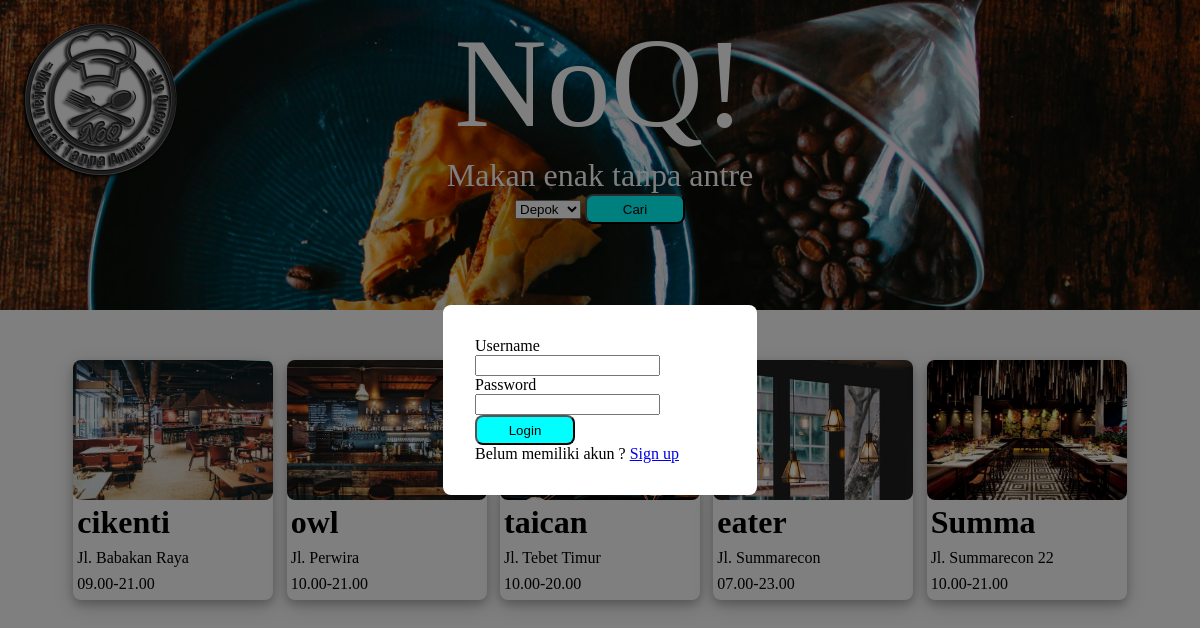
The app's page /login.php, older data.
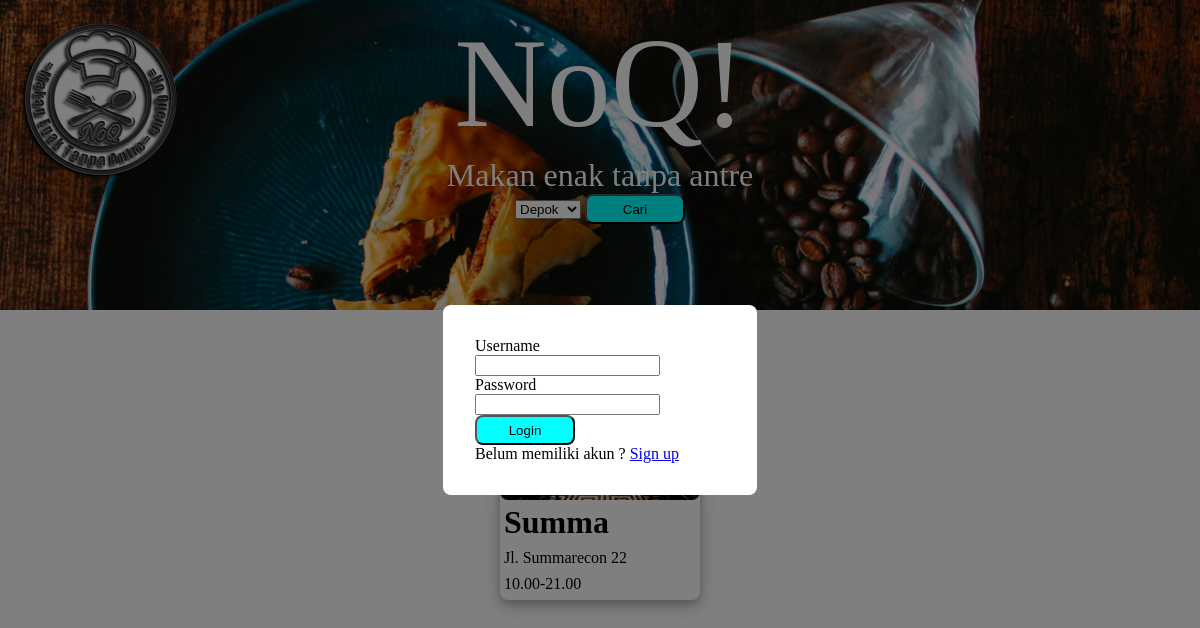
The same page, newer data.
### tables this page shows
CREATE TABLE `restoran` (
  `resto_id` int(11) NOT NULL,
  `resto_status` varchar(255) NOT NULL,
  `resto_name` varchar(24) NOT NULL,
  `resto_address` varchar(64) NOT NULL,
  `resto_number` varchar(20) NOT NULL,
  `resto_image` varchar(255) NOT NULL,
  `resto_open` varchar(24) NOT NULL,
  `qr_ovo` varchar(255) NOT NULL,
  `qr_gopay` varchar(255) NOT NULL,
  `loc_id` int(11) NOT NULL
);

### login.php (the view, shortened to what this page needs)
<?php include('server.php') ?>
<!DOCTYPE html>
<html lang="en">
  <head>
    <link rel="stylesheet" href="style.css" />
  </head>
  <body>
  <header class="header" style="background-image: url(./admin/images/cover-resto.jpeg)">
      <img style="position: absolute" src="./admin/images/logo.png" alt="logo" />
      <div class="center">
        <span class="judul">NoQ!</span>
        <br />
        <span class="motto">Makan enak tanpa antre</span>
      </div>
      <div class="search-location">
      <?php
                $query = mysqli_query($db, "select * from restoran_loc");
                ?>
                <form method="post" action="">
                    <select name="location" id="location">
                    <?php
                        while($resto = mysqli_fetch_array($query))
                        {
                            ?>
                            <option value = "<?php echo $resto['loc_id'];?>">
                            <?php
                                echo $resto['loc_name']; ?>
                            </option>
                            <?php
                        }
                    ?>
                    </select>
                    <button type="submit" class="btn" name="filter">Cari</button>
                </form>
      </div>
    </header>
    <?php
                if(isset($_POST['filter']))
                {?>
                <div class="content">
                  <div class="recommendation-container">
                      <h3>Rekomendasi untuk kamu!</h3>
                  </div>
                    <div class="cards">
                    <?php
                    if(!empty($_POST['location']))
                    {
                        $selected = $_POST['location'];
                        $query = mysqli_query($db, "select * from restoran where loc_id='$selected'");
                            while($resto = mysqli_fetch_array($query))
                            {?>
                            <?php $res_img = "admin/images/".$resto['resto_image'];
                                  $res_id = $resto['resto_id'];
                            ?>
                            <a href="menu-resto.php?resto_id=<?php echo $resto['resto_id']?>" style=" text-decoration:none; color:black;">
                            <div class="card">
                                <span
                                class="card-image"
                                style="background-image: url('<?php echo $res_img;?>');"
                                ></span>
                                <div class="card-content">
                                  <h3 class="nama-resto"><?php echo $resto['resto_name'];?></h3>
                                  <span class="alamat"><?php echo $resto['resto_address'];?></span>
                                  <span class="alamat"><?php echo $resto['resto_open'];?></span>
                                </div>
                            </div></a>
                        <?php }?>
              <?php }?>
          <?php }
            else{?>
              <?php $query = mysqli_query($db, "select * from restoran");?>
                <div class="content">
                  <div class="cards">
                  <?php
                          while($resto = mysqli_fetch_array($query))
                          {?>
                          <?php $res_img = "admin/images/".$resto['resto_image'];?>
                          <a href="menu-resto.php?resto_id=<?= $resto['resto_id']?>" style="text-decoration:none; color:black;">
                          <div class="card">
                              <span
                              class="card-image"
                              style="background-image: url('<?php echo $res_img;?>');"
                              ></span>
                              <div class="card-content">
                                <h3 class="nama-resto"><?php echo $resto['resto_name'];?></h3>
                                <span class="alamat"><?php echo $resto['resto_address'];?></span>
                                <span class="alamat"><?php echo $resto['resto_open'];?></span>
                              </div>
                          </div></a>
                  <?php }?>
                  </div>
                </div>
              <?php }?>
	<div class="modal-bg">
    	<div class="modal-container">
			<form method="post" action="login.php" class="form">
				<div class="input-group">
					<label>Username</label>
					<input type="text" name="username" >
				</div>
				<div class="input-group">
					<label>Password</label>
					<input type="password" name="password">
				</div>
				<div class="input-group">
					<button type="submit" class="btn" name="login_user">Login</button>
				</div>
				<p>
					Belum memiliki akun ? <a href="signup.php">Sign up</a>
				</p>
			</form>
		</div>
	</div>
	</body>
</html>

### style.css (style rules this page uses)
body { margin: 0; height: 100%; }
p, h1, h2, h3, h4, h5, h6 { margin: 0px; }
.header { background-image: url("./images/cover-resto.jpeg"); background-size: cover; height: 300px; padding-top: 10px; }
.center { text-align: center; }
.center > span { color: white; }
.judul { font-size: 8rem; }
.motto { font-size: 2rem; }
.search-location { display: flex; flex-direction: row; justify-content: center; }
.content { padding-top: 20px; padding-left: 60px; padding-right: 60px; }
h3 { margin: 0px; font-size: 2rem; }
button { height: 30px; width: 100px; background-color: aqua; border-radius: 8px; }
.cards { display: flex; flex-direction: row; justify-content: space-evenly; margin-top: 30px; }
.card { display: flex; flex-direction: column; width: 200px; height: 240px; background-color: blue; border-radius: 8px; background-color: #ffff; box-shadow: 0 4px 8px 0 rgba(0, 0, 0, 0.2), 0 6px 20px 0 rgba(0, 0, 0, 0.19); }
.card-content { height: 100px; display: flex; flex-direction: column; }
.nama-resto, .alamat, .rate { margin: 4px; }
.modal-bg { position: fixed; width: 100%; height: 100%; top: 0; left: 0; background-color: rgba(0, 0, 0, 0.5); display: flex; justify-content: center; align-items: center; }
.modal-container { width: 250px; max-width: 2500px; margin: 1rem; padding: 2rem; background: #ffffff; border-radius: 8px; }
.form { display: flex; flex-direction: column; }
.card-image { border-radius: 8px; background-size: cover; width: 200px; height: 140px; }

Row changes from the older to the newer data that the page shows:
removed restoran: resto_image (picture), resto_name "cikenti", resto_address "Jl. Babakan Raya", resto_open "09.00-21.00"
removed restoran: resto_image (picture), resto_name "owl", resto_address "Jl. Perwira", resto_open "10.00-21.00"
removed restoran: resto_name "taican", resto_address "Jl. Tebet Timur", resto_open "10.00-20.00"
removed restoran: resto_image (picture), resto_name "eater", resto_address "Jl. Summarecon", resto_open "07.00-23.00"
